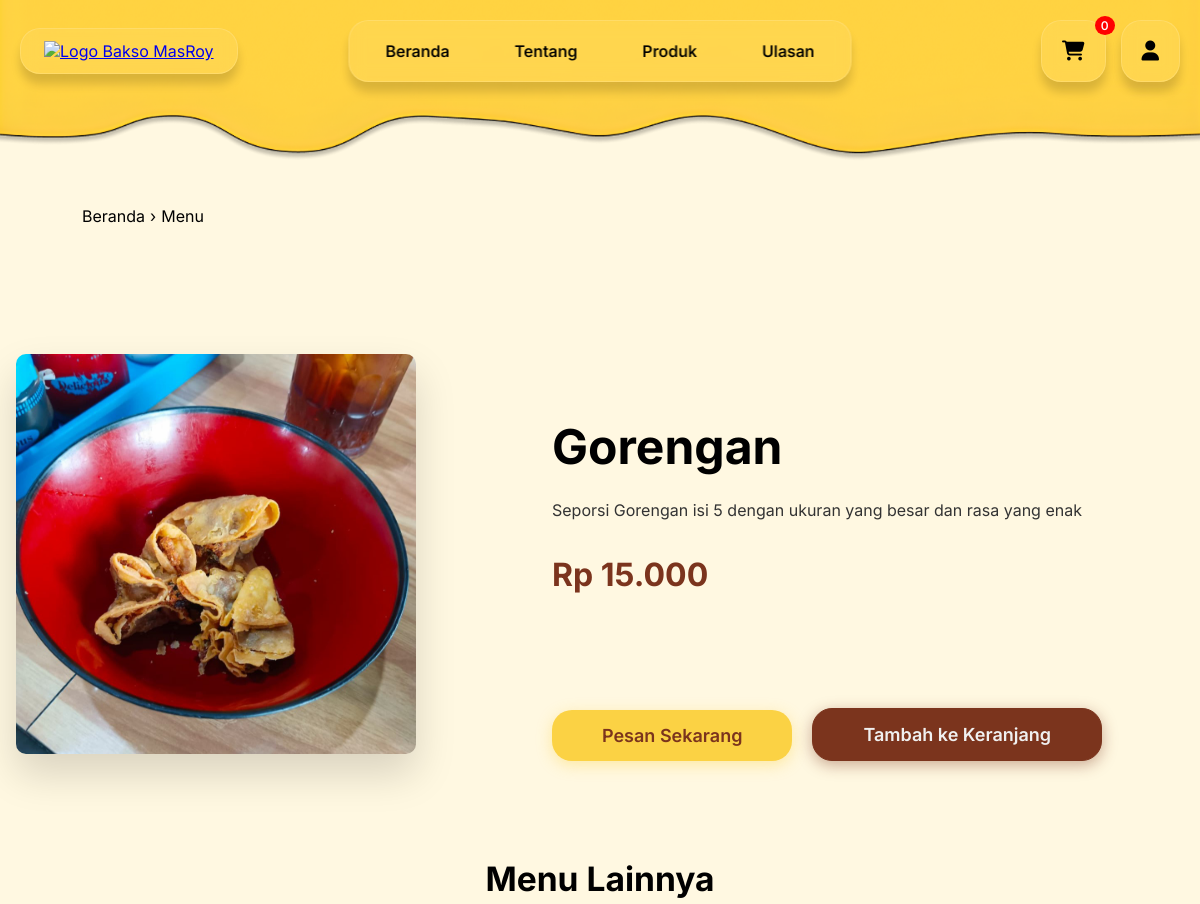
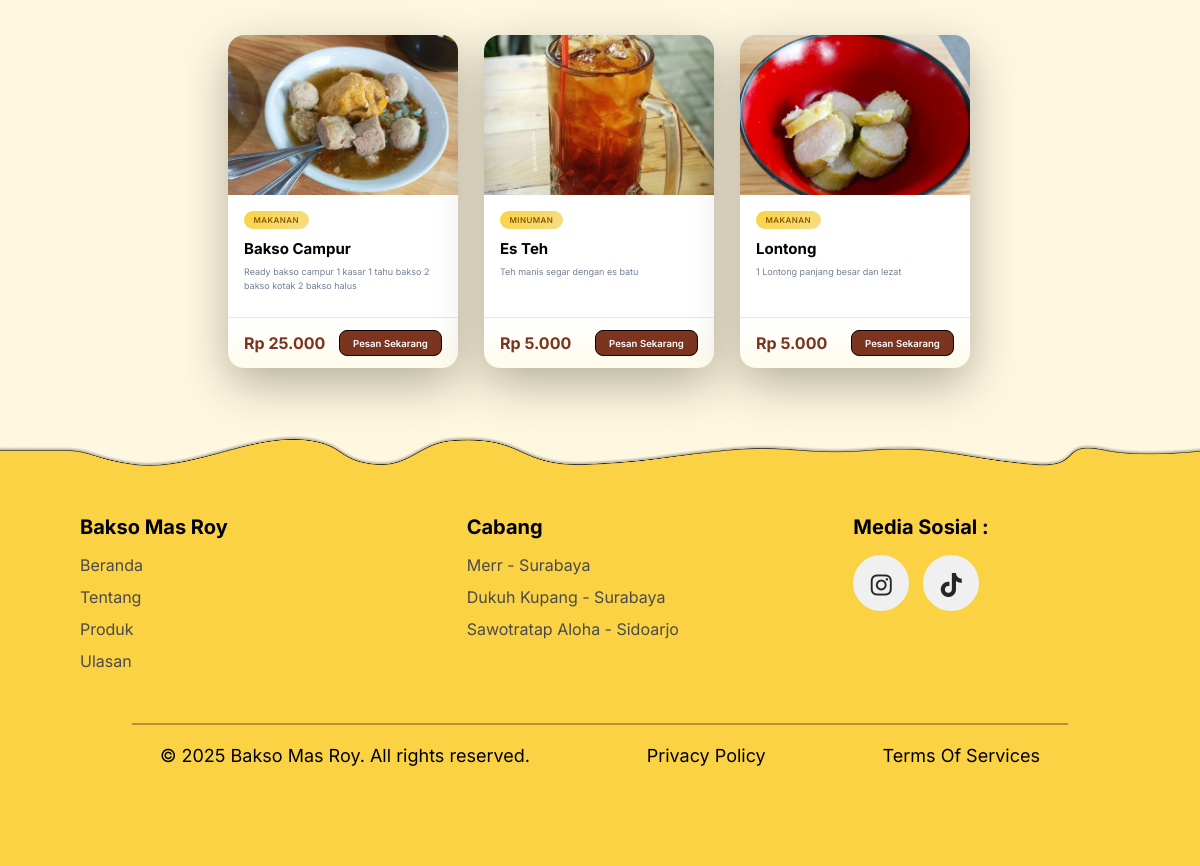
/menubaksomasroy.php?id=33, run on the app's committed database (2 pictures, top to bottom).
### tables this page shows
CREATE TABLE `produk` (
  `id` int(11) NOT NULL,
  `nama` varchar(255) NOT NULL,
  `kategori` varchar(255) NOT NULL,
  `harga` int(11) NOT NULL,
  `deskripsi` text NOT NULL,
  `image` varchar(255) NOT NULL
);

### menubaksomasroy.php (the view, shortened to what this page needs)
<?php
include 'functions.php';
$id = isset($_GET['id']) ? (int) $_GET['id'] : 0;
$query = mysqli_query($conn, "SELECT * FROM produk WHERE id = $id");
$produk = mysqli_fetch_assoc($query);
$query_lainnya = mysqli_query($conn, "SELECT * FROM produk WHERE id != $id LIMIT 3");
?>
<!DOCTYPE html>
<html lang="en">
<head>
  <link rel="stylesheet" href="css/stylemenu.css" />
  <link rel="stylesheet" href="https://cdnjs.cloudflare.com/ajax/libs/font-awesome/6.5.2/css/all.min.css" />
  <link rel="stylesheet" href="https://cdn.jsdelivr.net/npm/bootstrap-icons@1.11.1/font/bootstrap-icons.css" />
</head>
<body>
  <nav>
    <div class="logo">
      <a href="index.php">
        <img src="css/properties/logo.png" alt="Logo Bakso MasRoy" />
      </a>
    </div>
    <div class="navbar-nav" id="navbarNav">
      <a href="index.php#beranda">Beranda</a>
      <a href="index.php#tentang">Tentang</a>
      <a href="index.php#produk">Produk</a>
      <a href="index.php#ulasan">Ulasan</a>
    </div>
    <div class="navbar-extra">
      <a href="cart.php" id="cart" class="cart">
        <i class="fa-solid fa-cart-shopping"></i>
        <span id="cartCount">0</span>
      </a>
      <?php if (isset($_SESSION['login'])): ?>
        <a href="logout.php" id="logout" class="logout" style="display: inline;">
          <i class="fa-solid fa-right-from-bracket"></i>
        </a>
      <?php else: ?>
        <a href="#" id="user" class="user">
          <i class="fa-solid fa-user"></i>
        </a>
      <?php endif; ?>
    </div>
  </nav>
  <section id="info-menu" class="info-menu">
    <div class="breadcrumb">
      <a href="index.php">Beranda</a>
      <span>›</span>
      <span>Menu</span>
    </div>
    <div class="container-info-menu">
      <div class="info-menu-image">
        <img src="<?= $produk['image'] ?>" alt="<?= $produk['nama'] ?>" />
      </div>
      <div class="info-menu-text">
        <h1><?= $produk['nama'] ?></h1>
        <p><?= $produk['deskripsi'] ?></p>
        <h2>
          Rp
          <?= number_format($produk['harga'], 0, ',', '.') ?>
        </h2>
      </div>
      <div class="cta">
        <div class="cta-pesan-sekarang">
          <a href="checkout.php?id=<?= $produk['id'] ?>">Pesan Sekarang</a>
        </div>
        <div class="cta-tambah-ke-keranjang">
          <button id="addToCart" data-id="<?= $produk['id'] ?>">Tambah ke Keranjang</button>
        </div>
      </div>
    </div>
  </section>
  <section id="menu-lainya" class="menu-lainya">
    <h2>Menu Lainnya</h2>
    <div class="pembungkusluar">
      <?php while ($row = mysqli_fetch_assoc($query_lainnya)): ?>
        <div class="produk-item">
          <div class="container">
            <div class="foto-produk">
              <img src="<?= $row['image'] ?>" alt="<?= $row['nama'] ?>" />
            </div>
            <div class="judul">
              <h4><?= $row['kategori'] ?></h4>
            </div>
            <div class="nama">
              <h3><?= $row['nama'] ?></h3>
            </div>
            <div class="deskripsi">
              <p><?= $row['deskripsi'] ?></p>
            </div>
            <div class="hargapesan">
              <div class="harga-produk">
                <h3>
                  Rp
                  <?= number_format($row['harga'], 0, ',', '.') ?>
                </h3>
              </div>
              <div class="cta-produk">
                <a href="menubaksomasroy.php?id=<?= $row['id'] ?>">Pesan Sekarang</a>
              </div>
            </div>
          </div>
        </div>
      <?php endwhile; ?>
    </div>
  </section>
  <footer>
    <div class="navigasi-info-dan-medsos">
      <div class="navigasi">
        <h3>Bakso Mas Roy</h3>
        <div class="navigasi-link">
          <a href="index.php#beranda">Beranda</a>
          <a href="index.php#tentang">Tentang</a>
          <a href="index.php#produk">Produk</a>
          <a href="index.php#ulasan">Ulasan</a>
        </div>
      </div>
      <div class="info">
        <h3>Cabang</h3>
        <div class="info-link">
          <a href="#">Merr - Surabaya</a>
          <a href="#">Dukuh Kupang - Surabaya</a>
          <a href="#">Sawotratap Aloha - Sidoarjo</a>
        </div>
      </div>
      <div class="medsos">
        <h3>Media Sosial :</h3>
        <div class="medsos-link">
          <ul>
            <li>
              <a href="https://www.instagram.com/baksomasroy/"><i class="fab fa-instagram icon"></i></a>
            </li>
            <li>
              <a href="https://www.tiktok.com/@baksomasroy?lang=en"><i class="fa-brands fa-tiktok icon"></i></a>
            </li>
          </ul>
        </div>
      </div>
    </div>
    <hr class="betmut" />
    <div class="copyright">
      <p>© 2025 Bakso Mas Roy. All rights reserved.</p>
      <p>Privacy Policy</p>
      <p>Terms Of Services</p>
    </div>
  </footer>
</body>
</html>

### data on the page
produk: image (picture), nama "Gorengan", deskripsi "Seporsi Gorengan isi 5 dengan ukuran yang besar dan rasa yang enak", harga "15.000"
produk: image (picture), kategori "MAKANAN", nama "Bakso Campur", deskripsi "Ready bakso campur 1 kasar 1 tahu bakso 2 bakso kotak 2 bakso halus", harga "25.000"
produk: image (picture), kategori "MINUMAN", nama "Es Teh", deskripsi "Teh manis segar dengan es batu", harga "5.000"
produk: image (picture), kategori "MAKANAN", nama "Lontong", deskripsi "1 Lontong panjang besar dan lezat", harga "5.000"
